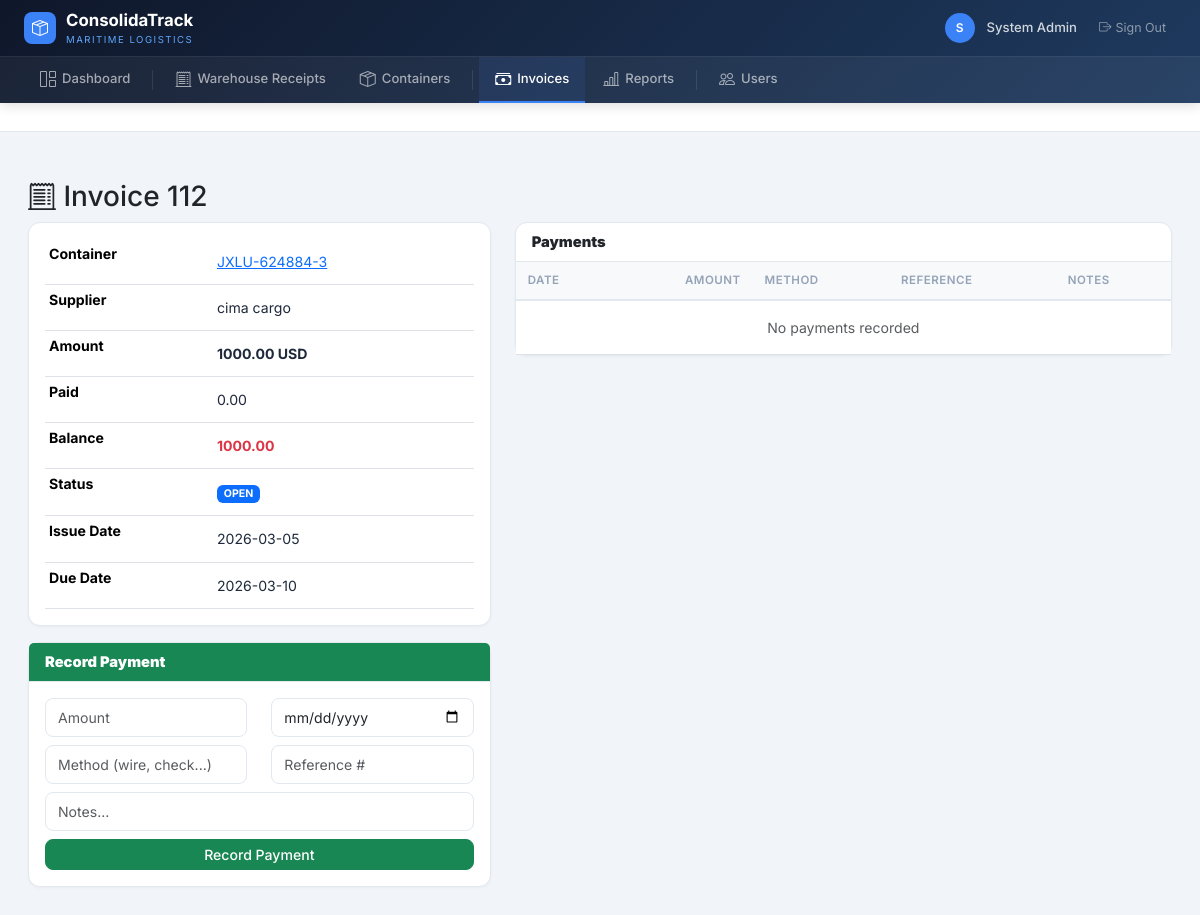
The app's page /finance/invoices/1 (signed in) with its own data.
### app/models.py (models this page shows, shortened)
class User(UserMixin, db.Model):
    __tablename__ = "users"
    id = db.Column(db.Integer, primary_key=True)
    email = db.Column(db.String(200), unique=True, nullable=False)
    password_hash = db.Column(db.String(256), nullable=False)
    full_name = db.Column(db.String(200), nullable=False)
    is_active = db.Column(db.Boolean, default=True)
    created_at = db.Column(db.DateTime, default=_utcnow)
    roles = db.relationship("Role", secondary=user_roles, backref="users")
    def has_role(self, role_name: str) -> bool:
        return any(r.name == role_name for r in self.roles)

class FreightInvoice(db.Model):
    __tablename__ = "freight_invoices"
    id = db.Column(db.Integer, primary_key=True)
    container_id = db.Column(db.Integer, db.ForeignKey("containers.id"), nullable=False)
    supplier = db.Column(db.String(200), nullable=False)  # forwarder/carrier
    invoice_no = db.Column(db.String(50), nullable=False)
    amount = db.Column(db.Numeric(12, 2), nullable=False)
    currency = db.Column(db.String(3), nullable=False, default="USD")
    issue_date = db.Column(db.Date, nullable=False)
    due_date = db.Column(db.Date)
    status = db.Column(db.Enum(InvoiceStatus), nullable=False, default=InvoiceStatus.OPEN)
    notes = db.Column(db.Text)
    created_at = db.Column(db.DateTime, default=_utcnow)
    payments = db.relationship("FreightPayment", backref="invoice", lazy="dynamic",
                                cascade="all, delete-orphan")
    __table_args__ = (
        db.Index("ix_freight_container", "container_id"),
        db.UniqueConstraint("invoice_no", name="uq_invoice_no"),
    )
    @property
    def total_paid(self):
        result = (
            db.session.query(db.func.coalesce(db.func.sum(FreightPayment.amount), 0))
            .filter(FreightPayment.freight_invoice_id == self.id)
            .scalar()
        )
        return Decimal(str(result))
    @property
    def balance(self):
        return Decimal(str(self.amount)) - self.total_paid

class Container(db.Model):
    __tablename__ = "containers"
    id = db.Column(db.Integer, primary_key=True)
    warehouse_id = db.Column(db.Integer, db.ForeignKey("warehouses.id"), nullable=False)
    container_number = db.Column(db.String(20))  # may be TBD at PLANNED stage
    container_type = db.Column(db.String(10))     # 20, 40, 40HQ
    booking_number = db.Column(db.String(50))
    carrier = db.Column(db.String(100))           # shipping line / naviera
    forwarder = db.Column(db.String(100))
    pol = db.Column(db.String(100))               # Port of Loading
    pod = db.Column(db.String(100))               # Port of Discharge
    etd = db.Column(db.Date)                      # Estimated Time of Departure
    eta = db.Column(db.Date)                      # Estimated Time of Arrival
    status = db.Column(db.Enum(ContainerStatus), nullable=False, default=ContainerStatus.PLANNED)
    notes = db.Column(db.Text)
    created_at = db.Column(db.DateTime, default=_utcnow)
    updated_at = db.Column(db.DateTime, default=_utcnow, onupdate=_utcnow)
    load_lines = db.relationship("ContainerLoadLine", backref="container", lazy="dynamic",
                                  cascade="all, delete-orphan")
    events = db.relationship("ContainerEvent", backref="container", lazy="dynamic",
                              order_by="ContainerEvent.event_time")
    tracking_points = db.relationship("ContainerTrackingPoint", backref="container",
                                       lazy="dynamic", order_by="ContainerTrackingPoint.timestamp")
    freight_invoices = db.relationship("FreightInvoice", backref="container", lazy="dynamic")
    photos = db.relationship("ContainerPhoto", backref="container", lazy="dynamic",
                              cascade="all, delete-orphan", order_by="ContainerPhoto.uploaded_at.desc()")
    checklist = db.relationship("ContainerCheckItem", backref="container", lazy="dynamic",
                                 cascade="all, delete-orphan", order_by="ContainerCheckItem.sort_order")
    __table_args__ = (
        db.Index("ix_container_status", "status"),
        db.Index("ix_container_warehouse", "warehouse_id"),
    )
    VALID_TRANSITIONS = {
        ContainerStatus.PLANNED: [ContainerStatus.LOADING],
        ContainerStatus.LOADING: [ContainerStatus.CLOSED],
        ContainerStatus.CLOSED: [ContainerStatus.SHIPPED],
        ContainerStatus.SHIPPED: [ContainerStatus.ARRIVED],
        ContainerStatus.ARRIVED: [ContainerStatus.UNLOADED],
    }

### app/blueprints/finance/__init__.py (the view)
@finance_bp.route("/invoices/<int:invoice_id>")
@login_required
def invoice_detail(invoice_id):
    inv = db.session.get(FreightInvoice, invoice_id)
    if not inv:
        flash("Invoice not found.", "warning")
        return redirect(url_for("finance.invoice_list"))
    payments = inv.payments.order_by(FreightPayment.payment_date).all()
    return render_template("finance/invoice_detail.html", invoice=inv, payments=payments)

### app/templates/finance/invoice_detail.html (shortened to what this page needs)
{% extends "base.html" %}
{% block content %}
<h3><i class="bi bi-receipt-cutoff"></i> Invoice {{ invoice.invoice_no }}</h3>
<div class="row">
  <div class="col-md-5">
    <div class="card mb-3"><div class="card-body">
      <table class="table table-sm mb-0">
        <tr><th>Container</th><td><a href="{{ url_for('containers.container_detail', container_id=invoice.container_id) }}">{{ invoice.container.container_number or invoice.container_id }}</a></td></tr>
        <tr><th>Supplier</th><td>{{ invoice.supplier }}</td></tr>
        <tr><th>Amount</th><td class="fw-bold">{{ "%.2f"|format(invoice.amount) }} {{ invoice.currency }}</td></tr>
        <tr><th>Paid</th><td>{{ "%.2f"|format(invoice.total_paid) }}</td></tr>
        <tr><th>Balance</th><td class="fw-bold text-{% if invoice.balance > 0 %}danger{% else %}success{% endif %}">{{ "%.2f"|format(invoice.balance) }}</td></tr>
        <tr><th>Status</th><td><span class="badge bg-{% if invoice.status.value == 'PAID' %}success{% elif invoice.status.value == 'PARTIAL' %}warning text-dark{% else %}primary{% endif %}">{{ invoice.status.value }}</span></td></tr>
        <tr><th>Issue Date</th><td>{{ invoice.issue_date }}</td></tr>
        <tr><th>Due Date</th><td>{{ invoice.due_date or '-' }}</td></tr>
      </table>
    </div></div>
    {% if invoice.status.value != 'PAID' %}
    <div class="card mb-3">
      <div class="card-header bg-success text-white"><strong>Record Payment</strong></div>
      <div class="card-body">
        <form method="post" action="{{ url_for('finance.add_payment', invoice_id=invoice.id) }}">
          <div class="row mb-2">
            <div class="col">
              <input type="number" name="amount" class="form-control form-control-sm" step="0.01" min="0.01" max="{{ invoice.balance }}" placeholder="Amount" required>
            </div>
            <div class="col">
              <input type="date" name="payment_date" class="form-control form-control-sm" required>
            </div>
          </div>
          <div class="row mb-2">
            <div class="col"><input type="text" name="method" class="form-control form-control-sm" placeholder="Method (wire, check...)"></div>
            <div class="col"><input type="text" name="reference" class="form-control form-control-sm" placeholder="Reference #"></div>
          </div>
          <input type="text" name="notes" class="form-control form-control-sm mb-2" placeholder="Notes...">
          <button class="btn btn-success btn-sm w-100">Record Payment</button>
        </form>
      </div>
    </div>
    {% endif %}
  </div>
  <div class="col-md-7">
    <div class="card"><div class="card-header"><strong>Payments</strong></div><div class="card-body p-0">
      <table class="table table-sm mb-0">
        <thead class="table-light"><tr><th>Date</th><th class="text-end">Amount</th><th>Method</th><th>Reference</th><th>Notes</th></tr></thead>
        <tbody>
          {% for p in payments %}
          <tr>
            <td>{{ p.payment_date }}</td>
            <td class="text-end fw-bold">{{ "%.2f"|format(p.amount) }}</td>
            <td>{{ p.method or '-' }}</td>
            <td>{{ p.reference or '-' }}</td>
            <td>{{ p.notes or '-' }}</td>
          </tr>
          {% else %}
          <tr><td colspan="5" class="text-center text-muted py-3">No payments recorded</td></tr>
          {% endfor %}
        </tbody>
      </table>
    </div></div>
  </div>
</div>
{% endblock %}

### app/templates/base.html (shortened to what this page needs)
<!DOCTYPE html>
<html lang="en">
<head>
  <link href="https://cdn.jsdelivr.net/npm/bootstrap@5.3.3/dist/css/bootstrap.min.css" rel="stylesheet">
  <link href="https://cdn.jsdelivr.net/npm/bootstrap-icons@1.11.3/font/bootstrap-icons.min.css" rel="stylesheet">
</head>
<body>
  {% if current_user.is_authenticated %}
  <nav class="main-navbar">
    <div class="navbar-top">
      <div style="display:flex;align-items:center;gap:16px">
        <a href="{{ url_for('dashboard') }}" class="navbar-brand-area">
          <div class="logo-icon"><i class="bi bi-box-seam"></i></div>
          <div>
            <div class="brand-name">ConsolidaTrack</div>
            <div class="brand-sub">Maritime Logistics</div>
          </div>
        </a>
      </div>
      <div class="navbar-user">
        <div class="user-avatar">{{ current_user.full_name[0] }}</div>
        <span class="user-name">{{ current_user.full_name }}</span>
        <a href="{{ url_for('auth.logout') }}" class="btn-logout"><i class="bi bi-box-arrow-right me-1"></i>Sign Out</a>
      </div>
    </div>
    <div class="nav-links-bar" id="navLinks">
      <a href="{{ url_for('dashboard') }}" class="nav-link-item {% if request.endpoint == 'dashboard' %}active{% endif %}">
        <i class="bi bi-grid-1x2"></i> Dashboard
      </a>
      <a href="{{ url_for('wr.wr_list') }}" class="nav-link-item {% if request.blueprint == 'wr' %}active{% endif %}">
        <i class="bi bi-receipt-cutoff"></i> Warehouse Receipts
      </a>
      <a href="{{ url_for('containers.container_list') }}" class="nav-link-item {% if request.blueprint == 'containers' %}active{% endif %}">
        <i class="bi bi-box-seam"></i> Containers
      </a>
      <a href="{{ url_for('finance.invoice_list') }}" class="nav-link-item {% if request.blueprint == 'finance' %}active{% endif %}">
        <i class="bi bi-cash-stack"></i> Invoices
      </a>
      <a href="{{ url_for('reports.report_index') }}" class="nav-link-item {% if request.blueprint == 'reports' %}active{% endif %}">
        <i class="bi bi-bar-chart-line"></i> Reports
      </a>
      {% if current_user.has_role('admin') %}
      <a href="{{ url_for('auth.user_list') }}" class="nav-link-item {% if request.blueprint == 'auth' and request.endpoint != 'auth.login' %}active{% endif %}">
        <i class="bi bi-people"></i> Users
      </a>
      {% endif %}
    </div>
  </nav>
  <div class="page-header">
  </div>
  <div class="content-area pb-0">
  </div>
  <div class="content-area">{% block content %}{% endblock %}</div>
  {% else %}
  <div style="min-height:100vh;background:linear-gradient(135deg,#0f172a,#1e3a5f);display:flex;align-items:center;justify-content:center">
    {% block content_unauth %}{% endblock %}
  </div>
  {% endif %}
</body>
</html>

### app/templates/base.html (style rules this page uses)
:root { --accent:#3b82f6;--accent-hover:#2563eb;--success:#10b981;--warning:#f59e0b;--danger:#ef4444;--surface:#fff;--border:#e2e8f0;--text-1:#1e293b;--text-2:#64748b;--text-3:#94a3b8 }
* { font-family:'Inter',-apple-system,BlinkMacSystemFont,sans-serif }
body { background:#f1f5f9;margin:0;min-height:100vh;padding-top:0 }
.main-navbar { background:linear-gradient(135deg,#0f172a,#1e3a5f);padding:0;position:sticky;top:0;z-index:1050;box-shadow:0 2px 12px rgba(0,0,0,.15) }
.navbar-top { display:flex;align-items:center;justify-content:space-between;padding:0 24px;height:56px }
.navbar-brand-area { display:flex;align-items:center;gap:10px;text-decoration:none;color:#fff }
.navbar-brand-area .logo-icon { width:32px;height:32px;background:var(--accent);border-radius:8px;display:flex;align-items:center;justify-content:center;font-size:16px;flex-shrink:0 }
.navbar-brand-area .brand-name { font-weight:700;font-size:1.05rem;color:#fff }
.navbar-brand-area .brand-sub { font-size:.6rem;color:#60a5fa;text-transform:uppercase;letter-spacing:1.5px }
.navbar-user { display:flex;align-items:center;gap:12px }
.navbar-user .user-avatar { width:30px;height:30px;border-radius:50%;background:var(--accent);display:flex;align-items:center;justify-content:center;font-size:.75rem;font-weight:600;color:#fff }
.navbar-user .user-name { color:rgba(255,255,255,.8);font-size:.82rem;font-weight:500 }
.navbar-user .btn-logout { color:rgba(255,255,255,.5);font-size:.78rem;text-decoration:none;padding:4px 10px;border-radius:6px;transition:all .2s }
.nav-links-bar { background:rgba(255,255,255,.05);border-top:1px solid rgba(255,255,255,.06);padding:0 24px;display:flex;align-items:center;gap:2px;overflow-x:auto }
.nav-link-item { display:flex;align-items:center;gap:6px;padding:10px 16px;color:rgba(255,255,255,.6);text-decoration:none;font-size:.82rem;font-weight:500;border-bottom:2px solid transparent;transition:all .2s;white-space:nowrap }
.nav-link-item.active { color:#fff;border-bottom-color:var(--accent);background:rgba(59,130,246,.1) }
.nav-link-item i { font-size:1rem }
.page-header { background:var(--surface);border-bottom:1px solid var(--border);padding:14px 28px;display:flex;align-items:center;justify-content:space-between }
.content-area { padding:24px 28px }
.card { background:var(--surface);border:1px solid var(--border);border-radius:12px;box-shadow:0 1px 3px rgba(0,0,0,.04) }
.card-header { background:transparent;border-bottom:1px solid var(--border);font-weight:600;font-size:.92rem }
.table { font-size:.88rem }
.table thead th { font-size:.72rem;text-transform:uppercase;letter-spacing:.5px;color:var(--text-3);font-weight:600;border-bottom:2px solid var(--border);padding:10px 12px }
.table tbody td { padding:12px;vertical-align:middle;color:var(--text-1) }
.btn { font-weight:500;font-size:.88rem;border-radius:8px }
.form-control,.form-select { border-radius:8px;border-color:var(--border);font-size:.88rem;padding:8px 12px }

### records on screen
User: full_name "S", full_name "System Admin"
FreightInvoice: invoice_no "112", supplier "cima cargo", amount "1000.00", currency "USD", balance "1000.00", status.value "OPEN", issue_date "2026-03-05", due_date "2026-03-10"
Container: container "JXLU-624884-3"

### other values on screen
{{ "%.2f"|format(invoice.total_paid) }} "0.00"
